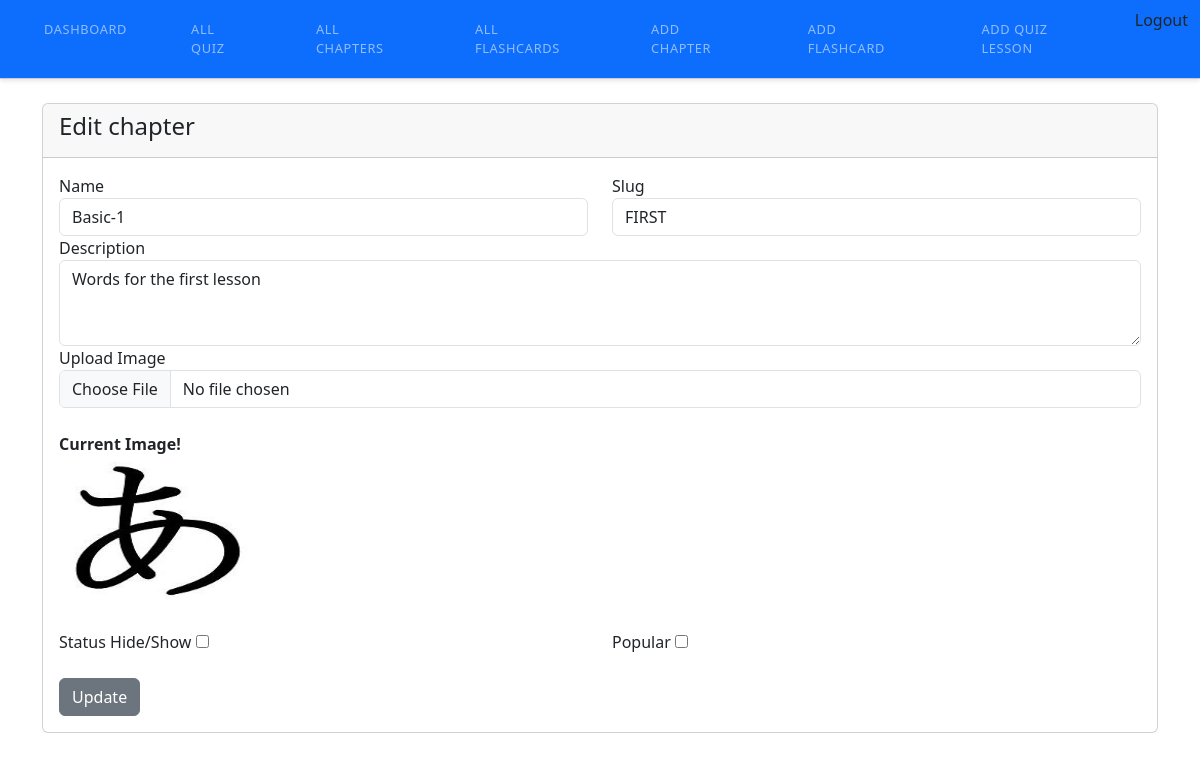
Page /admin/edit_chapter.php?chapter_id=14 (signed in) on the committed database.
### tables this page shows
CREATE TABLE `chapters` (
  `chapter_id` int(11) NOT NULL,
  `name` varchar(255) NOT NULL,
  `description` mediumtext NOT NULL,
  `image` varchar(191) NOT NULL,
  `status` tinyint(4) NOT NULL,
  `popular` tinyint(4) NOT NULL,
  `slug` varchar(255) DEFAULT NULL
);

### admin/edit_chapter.php (the view, shortened to what this page needs)
<?php
include('include/header.php');
include('include/sidebar.php');
include('../config/db.php');
?>
<div class="container mt-4">
    <div class="row">
        <div class="col-md-12">
            <?php
            function getByID($table, $id)
            {
                global $con;
                $query = "SELECT * FROM $table WHERE chapter_id='$id'";
                return mysqli_query($con, $query);
            }
            if (isset($_GET['chapter_id'])) {
                $id = intval($_GET['chapter_id']);
                $chapter = getByID("chapters", $id);
                if (mysqli_num_rows($chapter) > 0) {
                    $data = mysqli_fetch_array($chapter);
            ?>
                    <div class="card">
                        <div class="card-header">
                            <h4>Edit chapter</h4>
                        </div>
                        <div class="card-body">
                            <form action="action.php" method="POST" enctype="multipart/form-data">
                                <div class="row">
                                    <div class="col-md-6">
                                        <label for="">Name</label>
                                        <input type="text" name="name" value="<?= $data['name'] ?>" placeholder="Enter chapter Name" class="form-control">
                                    </div>
                                    <div class="col-md-6">
                                        <label for="">Slug</label>
                                        <input type="text" name="slug" value="<?= $data['slug'] ?>" placeholder="Enter slug" class="form-control">
                                    </div>
                                    <div class="col-md-12">
                                        <label for="">Description</label>
                                        <textarea rows="3" name="description" placeholder="Enter description" class="form-control"><?= $data['description'] ?></textarea>
                                    </div>
                                    <div class="col-md-12">
                                        <label for="">Upload Image</label>
                                        <input type="file" name="image" class="form-control">
                                        <br>
                                        <label for=""><strong>Current Image!</strong></label>
                                        <br>
                                        <img src="uploads/<?= $data['image'] ?>" height="150px" width="200px" alt="">
                                    </div>
                                    <div class="col-md-6">
                                        <br>
                                        <label for="">Status Hide/Show</label>
                                        <input type="checkbox" <?= $data['status'] ? "checked" : "" ?> name="status">
                                    </div>
                                    <div class="col-md-6">
                                        <br>
                                        <label for="">Popular</label>
                                        <input type="checkbox" <?= $data['popular'] ? "checked" : "" ?> name="popular">
                                    </div>
                                    <div class="col-md-12">
                                        <br>
                                        <button type="submit" class="btn btn-secondary" name="update_chapter_btn">Update</button>
                                    </div>
                                </div>
                            </form>
                        </div>
                    </div>
            <?php
                } else {
                    echo "chapter not found";
                }
            } else {
                echo "Id missing from url";
            }
            ?>
        </div>
    </div>
</div>

### rows in the picture
chapters: name "Basic-1", slug "FIRST", description "Words for the first lesson", image (picture)
